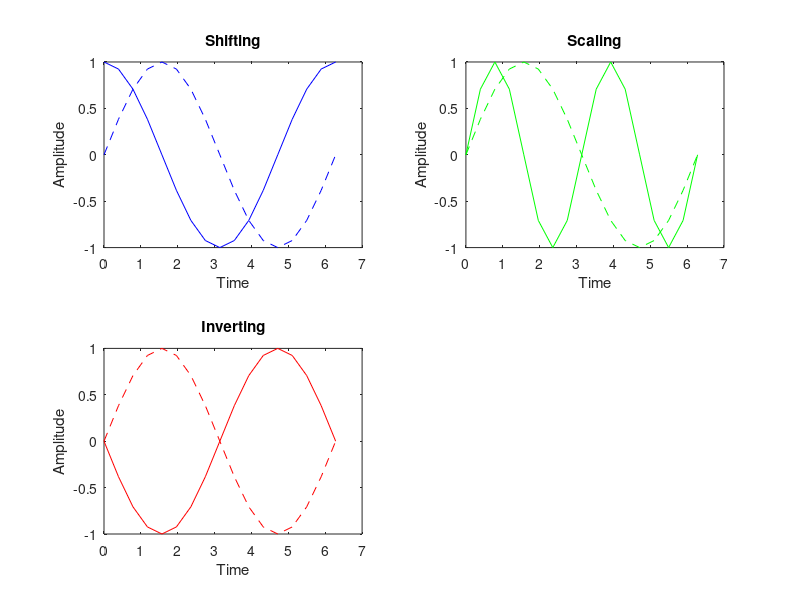

Write MATLAB code to recreate this figure.
%Sine Function------------------------------------------------------

t=0: pi/8 : 2*pi;
y=sin(t);

%Shifting
A=sin(t+pi/2);
subplot(2,2,1);
plot(t,y,'b--');
hold on;
subplot(2,2,1);
plot(t,A,'b');
hold off;
xlabel('Time');
ylabel('Amplitude');
title('Shifting');


%Scaling
B=sin(2*t);
subplot(2,2,2);
plot(t,y,'g--');
hold on;
subplot(2,2,2);
plot(t,B,'g');
hold off;
xlabel('Time');
ylabel('Amplitude');
title('Scaling');


%Inverting
C=sin(-t);
subplot(2,2,3);
plot(t,y,'r--');
hold on;
subplot(2,2,3);
plot(t,C,'r');
hold off;
xlabel('Time');
ylabel('Amplitude');
title('Inverting');

